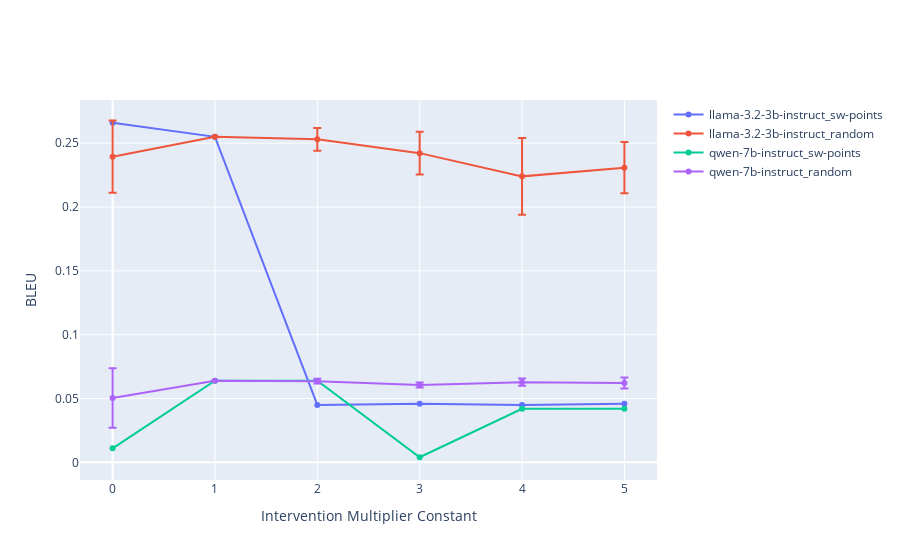

Notebook source saved alongside this figure:
### Code cell
# BLEU
llama_sw = [0.266, 0.255, 0.045, 0.046, 0.045, 0.046]
llama_rand1 = [0.253, 0.255, 0.253,0.250, 0.243, 0.241]
llama_rand2 = [0.259, 0.255, 0.244, 0.212, 0.169, 0.241]
llama_rand3 = [0.250, 0.255, 0.251, 0.244, 0.225, 0.209]
llama_rand4 = [0.253, 0.255, 0.247, 0.241, 0.223, 0.205]
llama_rand5 = [0.182, 0.255, 0.270, 0.264, 0.260, 0.258]
llama_rand = [llama_rand1, llama_rand2, llama_rand3, llama_rand4, llama_rand5]

qwen_sw = [0.011, 0.064, 0.064, 0.004, 0.042, 0.042]
qwen_rand1 = [0.003, 0.064, 0.064,0.059, 0.062, 0.060]
qwen_rand2 = [0.062, 0.064, 0.062, 0.063, 0.067, 0.068]
qwen_rand3 = [0.061, 0.064, 0.063, 0.058, 0.058, 0.055]
qwen_rand4 = [0.063, 0.064, 0.062, 0.063, 0.063, 0.064]
qwen_rand5 = [0.063, 0.064, 0.067, 0.060, 0.064, 0.064]
qwen_rand = [qwen_rand1, qwen_rand2, qwen_rand3, qwen_rand4, qwen_rand5]

labels = ['llama-3.2-3b-instruct_sw-points', 'llama-3.2-3b-instruct_random', 'qwen-7b-instruct_sw-points', 'qwen-7b-instruct_random']
all_scores = [llama_sw, llama_rand, qwen_sw, qwen_rand]
metric_name = 'BLEU'
out_path = '../figures/bleu-multiplier-effects'
visualize_scores(all_scores, labels, metric_name, out_path)

### Figure 1 — Plotly figure (JSON) as saved in the notebook; plotly's stock layout.template omitted (floating-point values rounded to 4 significant figures)
{"data": [{"mode": "lines+markers", "name": "llama-3.2-3b-instruct_sw-points", "type": "scatter", "x": [0, 1, 2, 3, 4, 5], "y": [0.266, 0.255, 0.045, 0.046, 0.045, 0.046]}, {"error_y": {"array": [0.02827, 0, 0.008874, 0.0167, 0.03, 0.02003], "type": "data", "visible": true}, "mode": "lines+markers", "name": "llama-3.2-3b-instruct_random", "type": "scatter", "x": [0, 1, 2, 3, 4, 5], "y": [0.2394, 0.255, 0.253, 0.2422, 0.224, 0.2308]}, {"mode": "lines+markers", "name": "qwen-7b-instruct_sw-points", "type": "scatter", "x": [0, 1, 2, 3, 4, 5], "y": [0.011, 0.064, 0.064, 0.004, 0.042, 0.042]}, {"error_y": {"array": [0.02324, 0, 0.001818, 0.002018, 0.002867, 0.004312], "type": "data", "visible": true}, "mode": "lines+markers", "name": "qwen-7b-instruct_random", "type": "scatter", "x": [0, 1, 2, 3, 4, 5], "y": [0.0504, 0.064, 0.0636, 0.0606, 0.0628, 0.0622]}], "layout": {"xaxis": {"title": {"text": "Intervention Multiplier Constant"}}, "yaxis": {"title": {"text": "BLEU"}}}}
